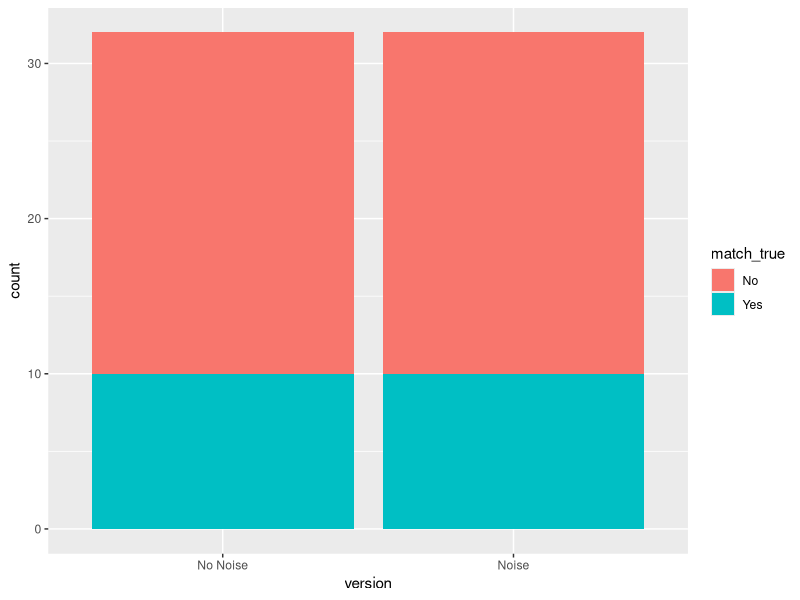
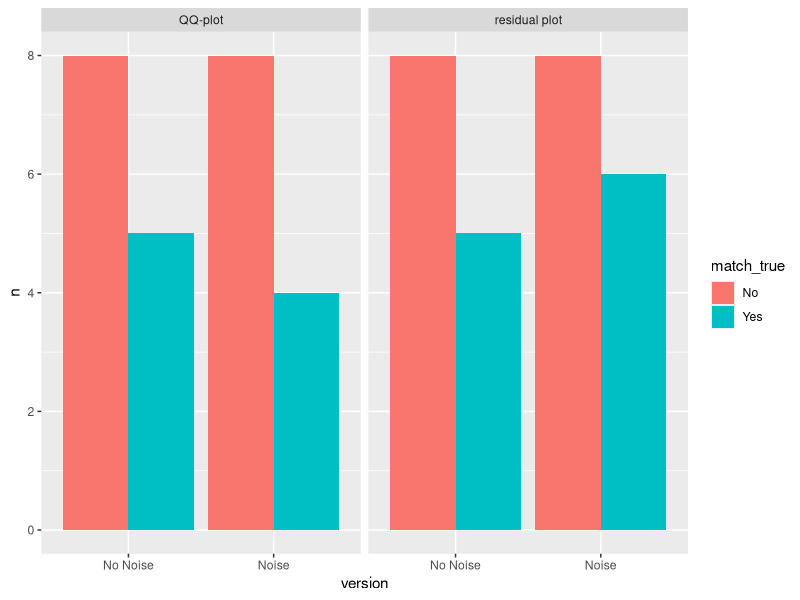
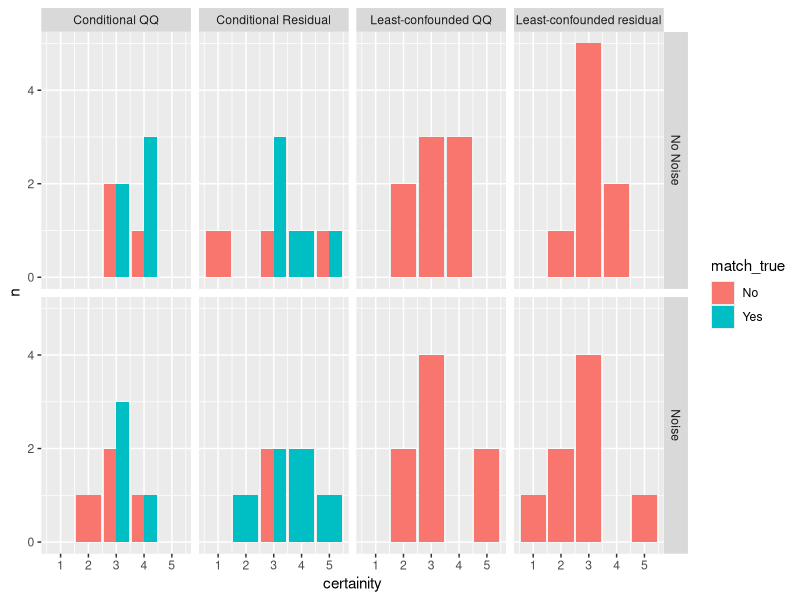
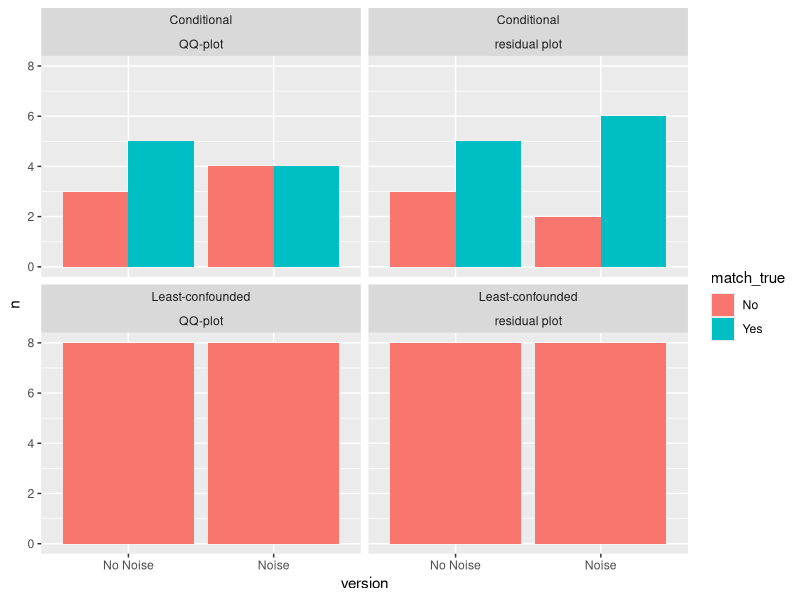

Recreate these plots in R, in order.
## ---- chunk 1
knitr::opts_chunk$set(echo = F)
library(readr)
library(dplyr)
library(tidyverse)
library(stringr)
## ---- chunk 2

pilot_survey_results <-
  read_csv(here::here("data/pilot_survey_results.csv"))
images_allocation <-
  read_csv(here::here("data/images_allocation.csv"))

visits<- images_allocation%>%
  distinct(unique_id)%>%
  nrow()

images_allocation <- images_allocation %>% mutate(assigned_plot = paste0("v", plot_num, version , "_" , plot_order, ".png")) %>%
  select(-c(1,8:11))

correct <- c(
  "v11_1.png" = 3,
  "v11_2.png" = 1,
  "v11_3.png" = 7,
  "v11_4.png" = 5,
  
  "v12_1.png" = 5,
  "v12_2.png" = 2,
  "v12_3.png" = 8,
  "v12_4.png" = 1,
  
  "v13_1.png" = 2,
  "v13_2.png" = 5,
  "v13_3.png" = 9,
  "v13_4.png" = 6,
  
  "v14_1.png" = 10,
  "v14_2.png" = 4,
  "v14_3.png" = 9,
  "v14_4.png" = 10,
  
  "v15_1.png" = 7,
  "v15_2.png" = 3,
  "v15_3.png" = 10,
  "v15_4.png" = 13,
  
  "vNA1_NA.png" = 8,
  "vNA2_NA.png" = 8,
  "vNA3_NA.png" = 8,
  "vNA4_NA.png" = 8,
  
  
  "v21_1.png" = 1,
  "v21_2.png" = 4,
  "v21_3.png" = 14,
  "v21_4.png" = 6,
  
  "v22_1.png" = 6,
  "v22_2.png" = 14,
  "v22_3.png" = 3,
  "v22_4.png" = 11,
  
  "v23_1.png" = 3,
  "v23_2.png" = 7,
  "v23_3.png" = 5,
  "v23_4.png" = 12,
  
  
  "v24_1.png" = 6,
  "v24_2.png" = 14,
  "v24_3.png" = 3,
  "v24_4.png" = 16,
  
  
  "v25_1.png" = 6,
  "v25_2.png" = 14,
  "v25_3.png" = 3,
  "v25_4.png" = 13
)

true_plots <- tibble(
  plot_name = c(
    "v11_1.png",
    "v11_2.png",
    "v11_3.png",
    "v11_4.png",
    
    "v12_1.png",
    "v12_2.png",
    "v12_3.png",
    "v12_4.png",
    
    "v13_1.png",
    "v13_2.png",
    "v13_3.png",
    "v13_4.png",
    
    "v14_1.png",
    "v14_2.png",
    "v14_3.png",
    "v14_4.png",
    
    "v15_1.png",
    "v15_2.png",
    "v15_3.png",
    "v15_4.png",
    
    "vNA1_NA.png",
    "vNA2_NA.png",
    "vNA3_NA.png",
    "vNA4_NA.png",
    "vNA5_NA.png",
    
    
    
    "v21_1.png",
    "v21_2.png",
    "v21_3.png",
    "v21_4.png",
    
    "v22_1.png",
    "v22_2.png",
    "v22_3.png",
    "v22_4.png",
    
    "v23_1.png",
    "v23_2.png",
    "v23_3.png",
    "v23_4.png",
    
    
    "v24_1.png",
    "v24_2.png",
    "v24_3.png",
    "v24_4.png",
    
    
    "v25_1.png",
    "v25_2.png",
    "v25_3.png",
    "v25_4.png"
  ),
  true_plot = c(
    3,
    1,
    7,
    5,
    
    5,
    2,
    8,
    1,
    
    2,
    5,
    9,
    6,
    
    10,
    4,
    9,
    10,
    
    7,
    3,
    10,
    13,
    
    8,
    8,
    8,
    8,
    8,
    
    
    1,
    4,
    14,
    6,
    
    6,
    14,
    3,
    11,
    
    3,
    7,
    5,
    12,
    
    
    6,
    14,
    3,
    16,
    
    6,
    14,
    3,
    13
  )
)
## ---- chunk 3

images_allocation <- images_allocation %>%
  left_join(true_plots,by=c("assigned_plot"="plot_name"))

data <- pilot_survey_results %>%
  left_join(images_allocation, by = c(c("identifier" = "unique_id"),c("plot"="assigned_plot")))

## ---- chunk 4
attempts <- data %>%
  distinct(Name) %>%
  nrow()
attempts

gender <- data %>%
distinct(Gender,Name)%>% 
  group_by(Gender)%>%
  count(Gender)

gender

  
## ---- chunk 5

analysis_data <- data %>%
  rename(plot_type=plot.y)%>%
  mutate(match_true=case_when((responses==true_plot )~"Yes",
                              (responses!=true_plot)~"No"),
         version=case_when( (noise=="yes")~"Noise",
           (noise=="no")~"No Noise"
         )) 

#using reference plot 
reference_plot <- analysis_data %>%
  filter((plot_type=="control")&(match_true=="No"))%>%
  select(identifier,Name)
  

analysis_data <- analysis_data %>%
  anti_join(reference_plot,by="identifier")%>%
  filter(plot_type!="control")


analysis_data %>%
count(version,match_true)

analysis_data%>%
  ggplot(aes(x=version,fill=match_true))+
  geom_bar()

analysis_data%>%
  count(resid,plot_type,version,match_true)%>%
  mutate(total=attempts,
         prop=n/total)


analysis_data%>%
  count(resid,plot_type,version,match_true)%>%
  mutate(total=attempts,
         prop=n/total)%>%
  filter(match_true=="Yes")
  
  


analysis_data%>%
  count(resid,plot_type,version,match_true)%>%
 # filter(resid=="Least-confounded")%>%
  ggplot(aes(x=version,y=n,fill=match_true))+
  geom_col(position="dodge")+
  facet_wrap(~plot_type)


## ---- chunk 6

  analysis_data %>%
  group_by(resid,plot_type,version,match_true)%>%
  count(certainity)%>%
  mutate(
    pname=case_when(
      str_detect(resid,"Conditional") &str_detect(plot_type,"residual plot")~"Conditional Residual",
      str_detect(resid,"Conditional") & str_detect(plot_type,"QQ-plot")~"Conditional QQ",
      str_detect(resid,"Least-confounded") & str_detect(plot_type,"QQ-plot")~"Least-confounded QQ",
      str_detect(resid,"Least-confounded") & str_detect(plot_type,"residual plot")~"Least-confounded residual"
    ))%>%
  ggplot(aes(x=certainity,y=n,fill=match_true))+
  geom_col(position = "dodge")+
  facet_grid(version~pname)+
  scale_y_continuous(breaks = seq(0,10,by=2))

analysis_data%>%
  count(resid,plot_type,version,match_true)%>%
 # filter(resid=="Conditional")%>%
  ggplot(aes(x=version,y=n,fill=match_true))+
  geom_col(position="dodge")+
  facet_wrap(resid~plot_type)
